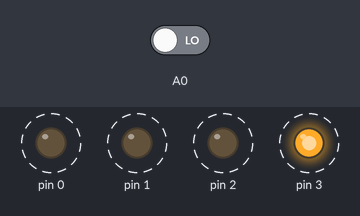
Bench run of a sketch on a simulated Arduino Uno, built with avr-gcc and run on an emulated ATmega328P. Shown: output pins drawn as LEDs (lit = HIGH). Dashed ring = blinking. The test bench sets the inputs (shaded band); at power-on: A0 LOW.

Above: at 1.7 s.
2.5 s: A0 driven HIGH
At 2.9 s:
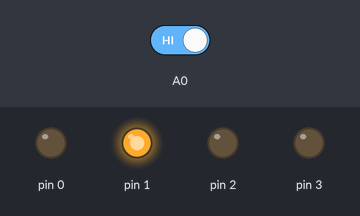
At 3.6 s:
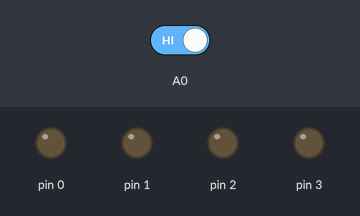
4.7 s: A0 driven LOW
At 5.0 s:
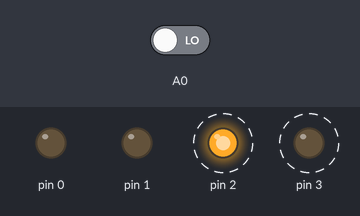
Timing chart, 0 to 14.2 s (numbered marks = the images above; inputs shaded):
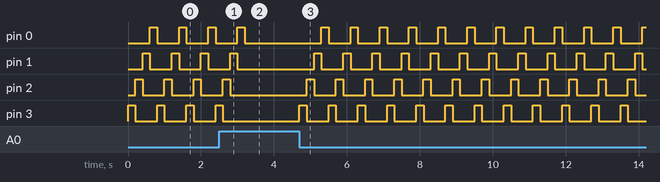

The sketch:

tamrin6.ino
```cpp
#define key1 digitalRead(A0)
void setup() {
  pinMode(A0, INPUT);
  pinMode(0, OUTPUT);
  pinMode(1, OUTPUT);
  pinMode(2, OUTPUT);
  pinMode(3, OUTPUT);
}

void loop() {
  int i, a;
  int dancinglight1[4][4] = {
    {0, 0, 0, 1},
    {0, 0, 1, 0},
    {0, 1, 0, 0},
    {1, 0, 0, 0}
  };
  int dancinglight2[2][4] = {
    {0, 1, 1, 0},
    {1, 0, 0, 1}

  };
  int dancinglight3[2][4] = {
    {1, 0, 1, 0},
    {0, 1, 0, 1}
  };
  for (i = 0; i <= 3; i++) {
    digitalWrite(i, 0);
  }
  if (key1 == 0) {
    for (a = 0; (a <= 3); a++){
      for (i = 0; (i <= 3); i++) {
        digitalWrite(i , dancinglight1[a][i]);
      }
    delay(200);
  }
}
}
```

Measured:
- after the input at 2.5 s, pin 0: goes on until 3.2 s, then stays LOW; pin 1: goes on until 3.0 s, then stays LOW; pin 2: goes on until 2.8 s, then stays LOW; pin 3: goes on until 2.6 s, then stays LOW
- after the input at 4.7 s, pin 0: alternates HIGH for 0.20 s and LOW for 0.60 s, starting after 0.60 s; pin 1: alternates HIGH for 0.20 s and LOW for 0.60 s, starting after 0.40 s; pin 2: alternates HIGH for 0.20 s and LOW for 0.60 s, starting after 0.20 s; pin 3: alternates HIGH for 0.20 s and LOW for 0.60 s, starting at once
- by itself, pin 0–3: alternates HIGH for 0.20 s and LOW for 0.60 s
